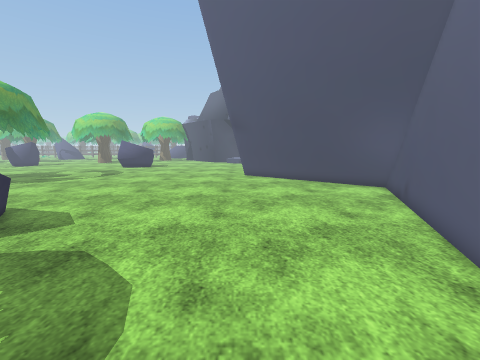
[1] (above)

17 first-person views from a walk through a Unity game level. The camera is 1.3 m above the floor, tilts 8° down and sees 90° across. The floor is counted in squares, 0.5 m on a side. Each view is taken from the middle of a square. On the plan, view 1 faces up. The plan holds only what a view shows up to about 17 squares ahead; the rest is blank. The place goes on beyond the plan. Flat ground stands in for the terrain. Some surface patterns are stand-ins.

[2]
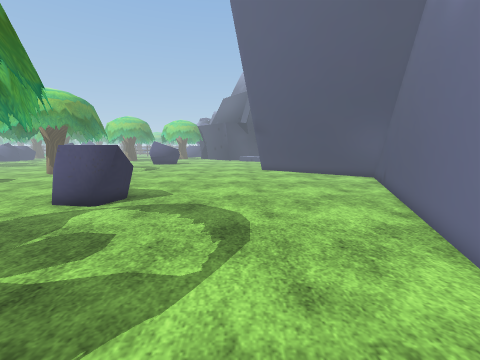

[3]
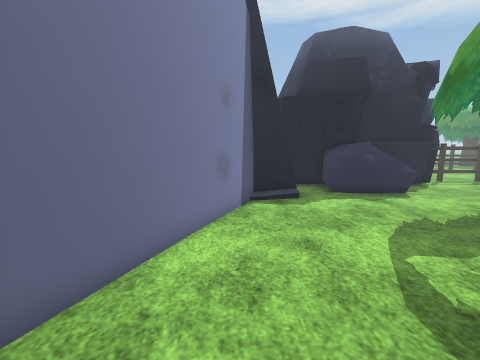

[4]
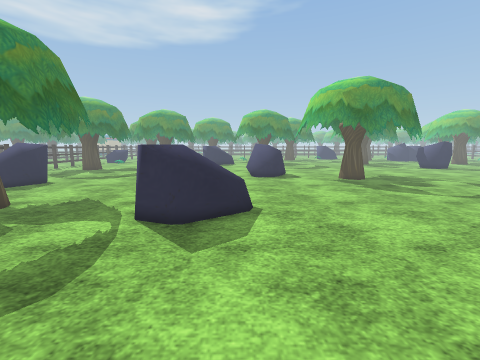

[5]
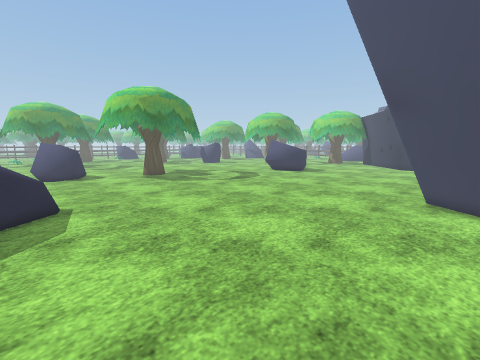

[6]
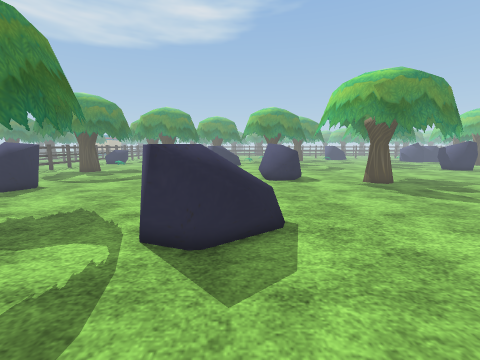

[7]
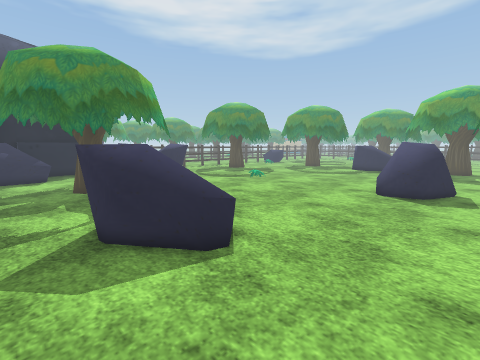

[8]
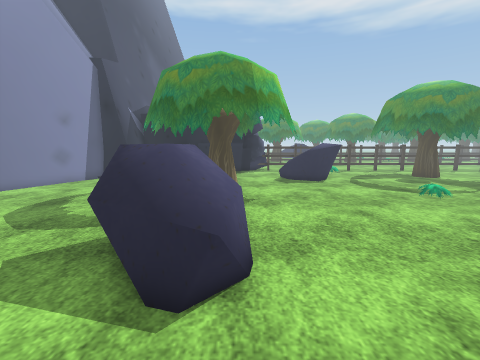

[9]
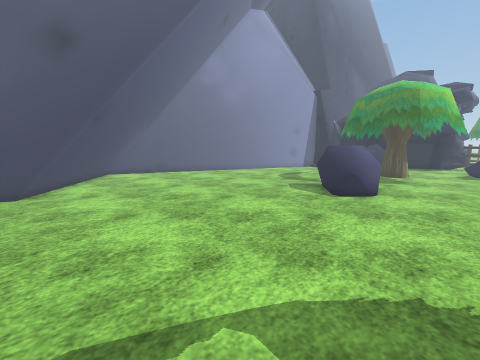

[10]
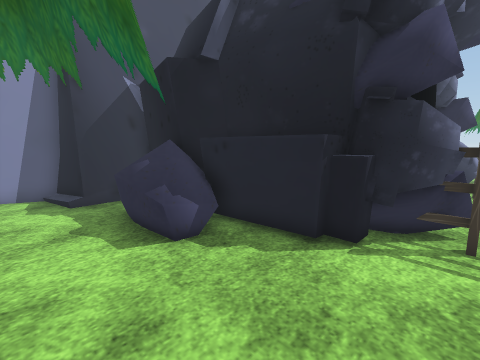

[11]
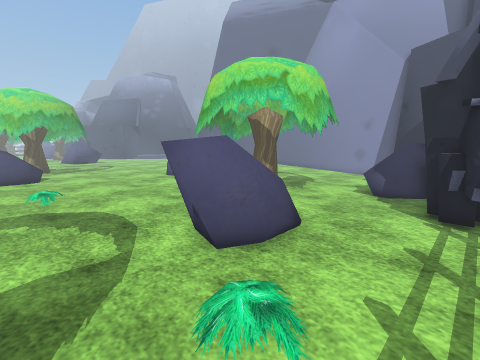

[12]
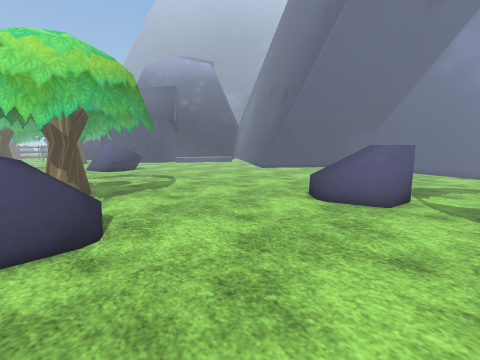

[13]
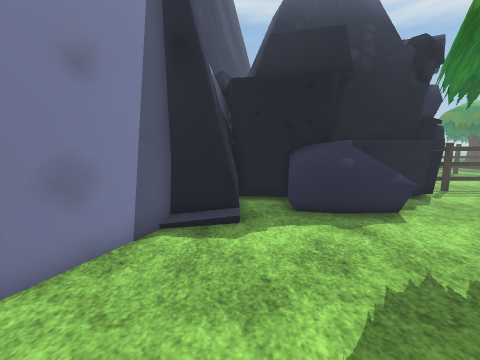

[14]
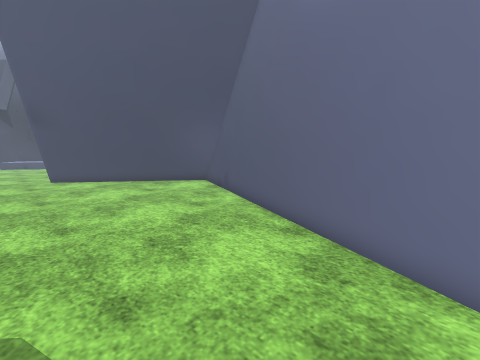

[15]
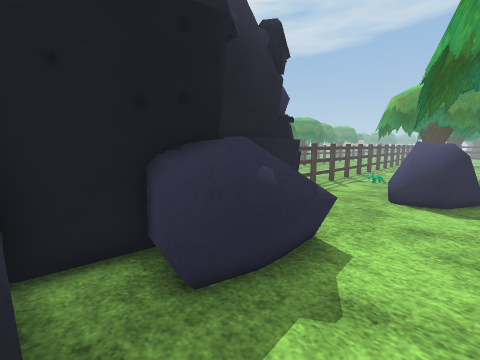

[16]
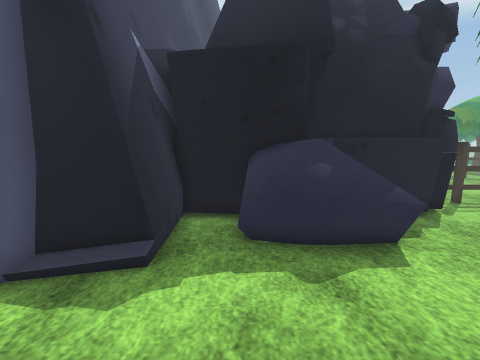

[17]
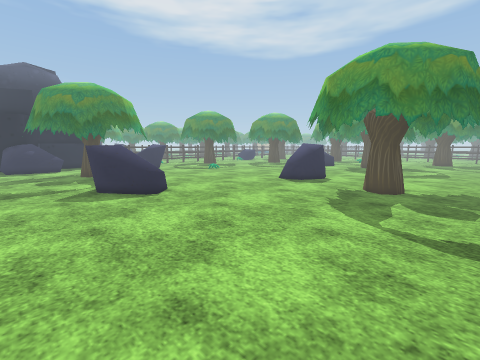

### Floor plan
Key: @ floor where view 1 was taken; # wall or solid block; . main floor; : floor 0.25 m higher than the main floor; / step, stairs or slope; T tree; R rock; F fence; O other object.
Columns run from 22 left of view 1 to 6 right of it. Each row starts with its distance up from view 1.
 22     TT.................##
 21      TT...............###
 20       T ..............###
 19        T..............#####
 18        T..............######
 17        T................#####
 16         .................####
 15 T    T ................... ##
 14 TTTTTT......................#
 13 RR...........................
 12 RRR..........................
 11 RR:..........................
 10 RR...........................
  9 ...........RRR...............
  8 ...........RRRR.............#
  7 ...........RRRR.............#
  6 ...........RRRR.............#
  5 ............RRR............##
  4 ...........................#
  3 ..........................##
  2 ..........TTTTTT..........##
  1 .::......T     TT.........#
  0 ........T       T.....@..##
 -1 ........T   #   T .......#
 -2 ........T  ###  TT......##
 -3 ........T   ##  TT......#
 -4 ........        T.......#
 -5 ....RRR..T     T ......##
 -6 ...RRRRR. TTTTTT.......#
 -7 ...RRRRR...T  ....../###
 -8 ...RRRR......RRRRRR.##
 -9 ..............RRRRR.##
-10  .::........OORRRRRO##
-11   ........OOOOOO   OO#
-12 .  ......OOOOOOOOOOO##
-13    OOOFFFFFOOOOOOOOO
-14      ...OOO       OO
-15          OO       OO

Where each view was taken, in squares from view 1:
view 1: 0 up, 0 right, facing up
view 2: 5 down, 2 left, facing up
view 3: 5 up, 1 right, facing down
view 4: 9 up, 0 right, facing left
view 5: 8 up, 2 right, facing up-left
view 6: 8 up, 2 left, facing left
view 7: 14 up, 6 left, facing down-left
view 8: 13 up, 11 left, facing down
view 9: 22 up, 15 left, facing down-right
view 10: 5 down, 14 left, facing down-right
view 11: 12 down, 22 left, facing up-right
view 12: 3 up, 22 left, facing up-right
view 13: 1 up, 2 left, facing down
view 14: 0 up, 2 left, facing up-right
view 15: 5 down, 2 left, facing down-left
view 16: 2 down, 4 left, facing down
view 17: 22 up, 4 left, facing down-left
